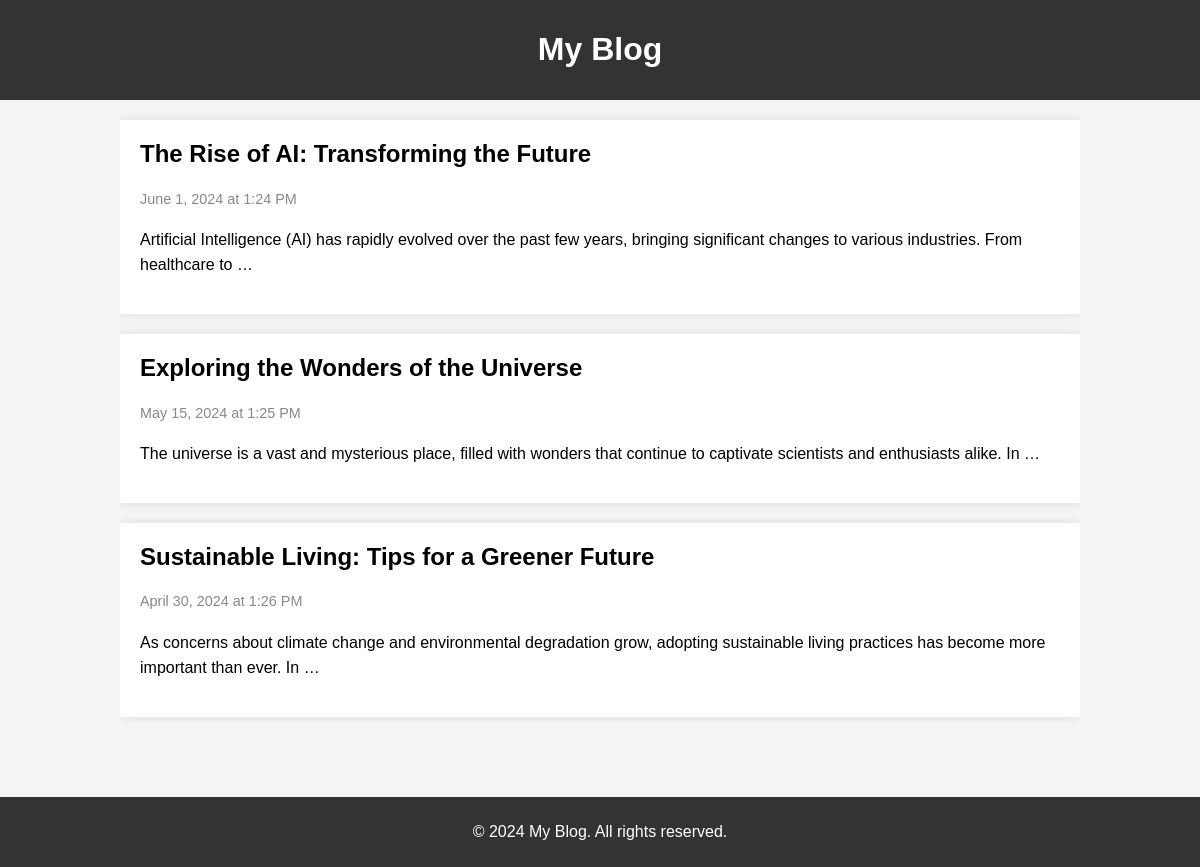
The page / on the database its author committed.
### posts/models.py (models this page shows)
class Post(models.Model):
    title = models.CharField(max_length=100)
    date = models.DateTimeField(default=datetime.now,blank=True)
    content = models.TextField()

### posts/views.py (the view)
# urls.py: path('',views.index,name='index'),
def index(request):
    posts = Post.objects.all().order_by('-date')
    return render(request,'index.html',{'posts':posts})

### template/index.html (shortened to what this page needs)
<!DOCTYPE html>
<html lang="en">
<head>
</head>
<body>
    <header>
        <h1>My Blog</h1>
    </header>
    <div class="container">
        {% for post in posts %}
        <div class="post">
            <a href="{% url 'post' post.id%}">
                <h2>{{ post.title }}</h2>
                <p class="datetime">{{ post.date|date:"F j, Y" }} at {{ post.date|date:"g:i A" }}</p>
                <p>{{ post.content|truncatewords:20 }}</p>
            </a>
        </div>
        {% endfor %}
    </div>
    <footer class="footer">
        <p>&copy; 2024 My Blog. All rights reserved.</p>
    </footer>
</body>
</html>

### template/index.html (style rules this page uses)
body { font-family: Arial, sans-serif; margin: 0; padding: 0; background-color: #f4f4f4; }
header { background-color: #333; color: #fff; padding: 10px 0; text-align: center; }
.container { width: 80%; margin: 0 auto; overflow: auto; padding-bottom: 60px; }
.post { background: #fff; margin: 20px 0; padding: 20px; box-shadow: 0 0 10px rgba(0, 0, 0, 0.1); }
.post h2 { margin-top: 0; }
.post .datetime { color: #888; font-size: 0.9em; margin-bottom: 10px; }
.post p { line-height: 1.6; }
.post a { text-decoration: none; color: inherit; display: block; }
.footer { background-color: #333; color: #fff; text-align: center; padding: 10px 0; position: relative; bottom: 0; width: 100%; }

### rows shown on the page
Post: title "The Rise of AI: Transforming the Future", date "June 1, 2024", date "1:24 PM", content "Artificial Intelligence (AI) has rapidly evolved over the past few years, bringing significant changes to various industries. From healthcare to …"
Post: title "Exploring the Wonders of the Universe", date "May 15, 2024", date "1:25 PM", content "The universe is a vast and mysterious place, filled with wonders that continue to captivate scientists and enthusiasts alike. In …"
Post: title "Sustainable Living: Tips for a Greener Future", date "April 30, 2024", date "1:26 PM", content "As concerns about climate change and environmental degradation grow, adopting sustainable living practices has become more important than ever. In …"
